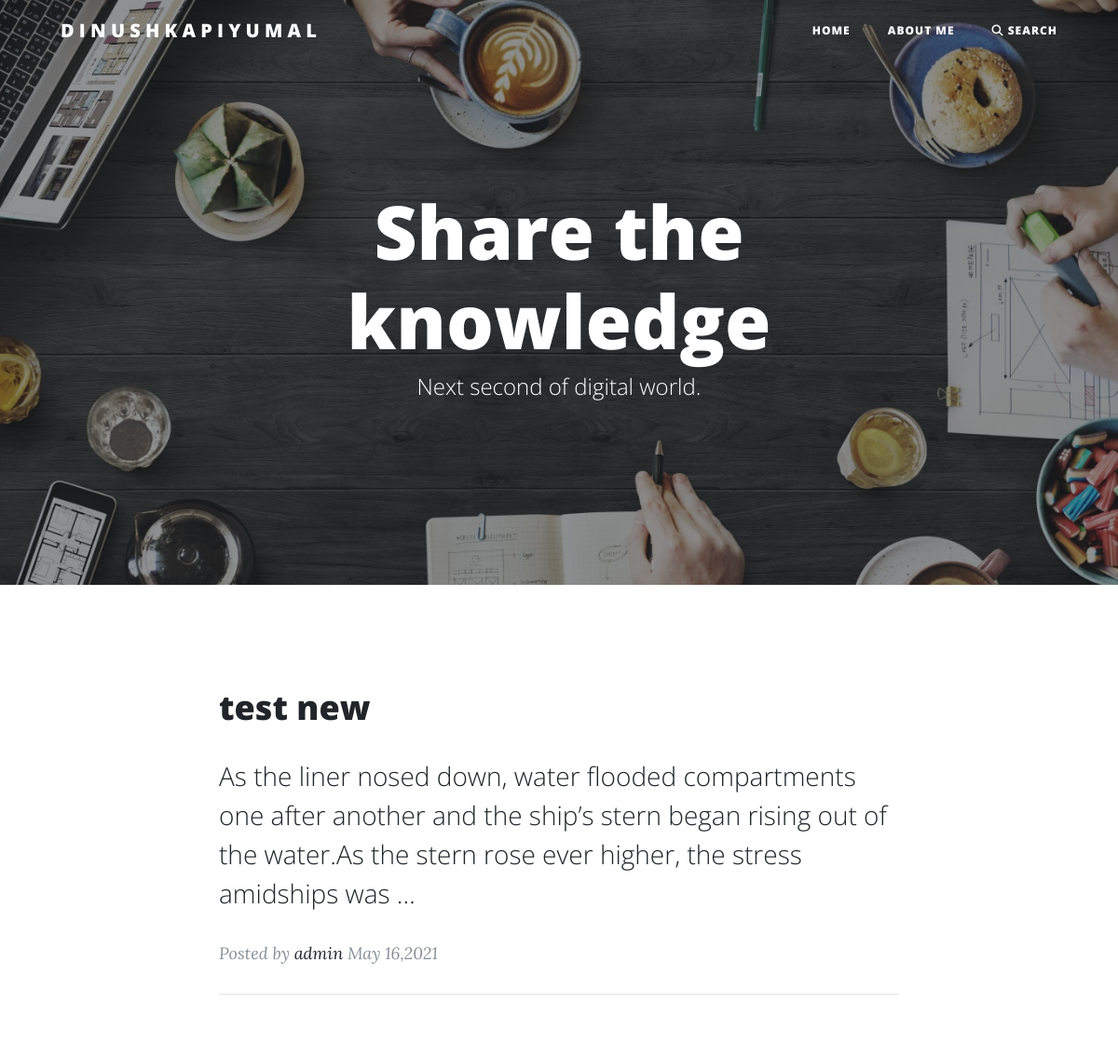
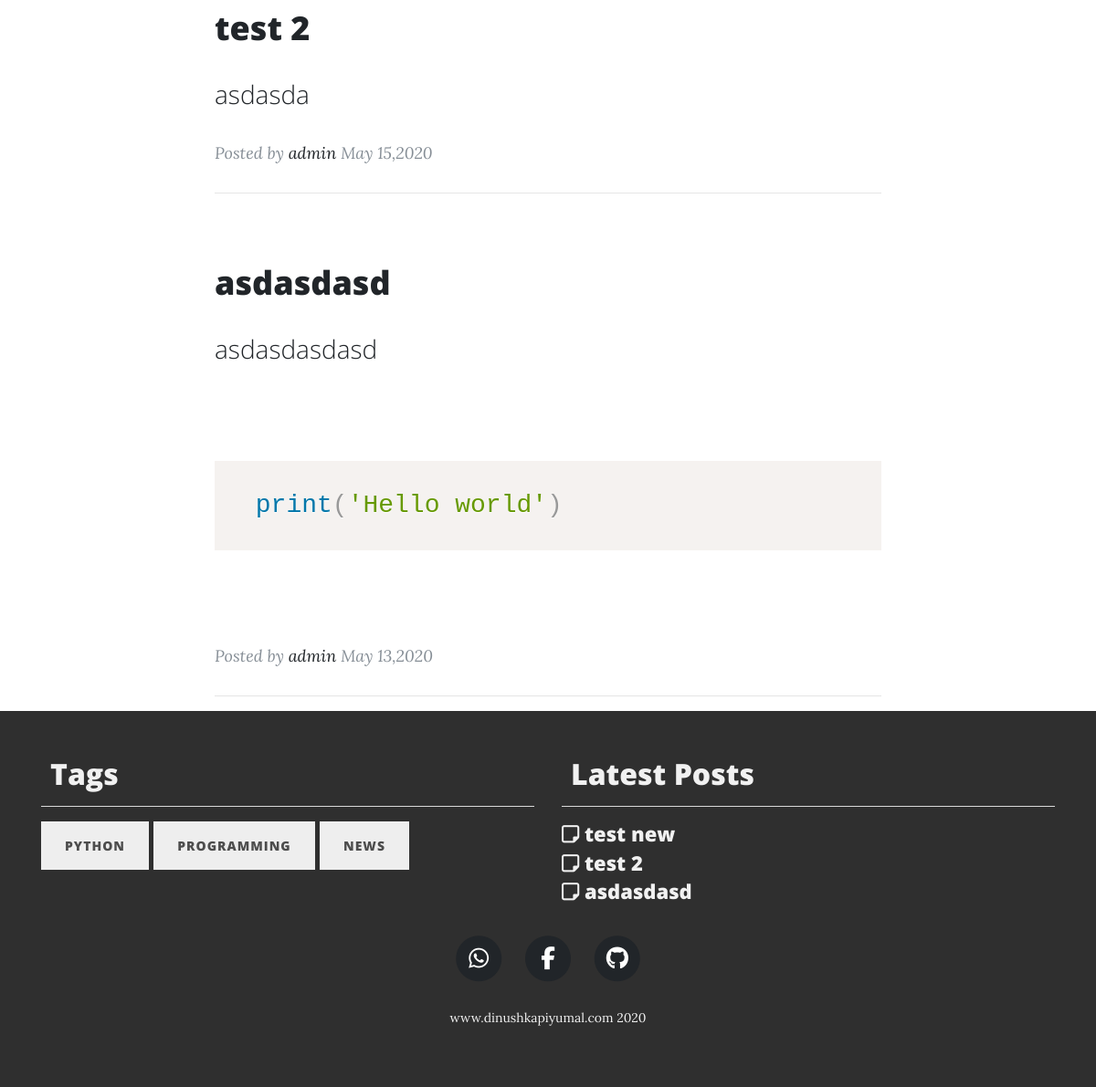
The app's page /, older data (2 pictures, top to bottom).
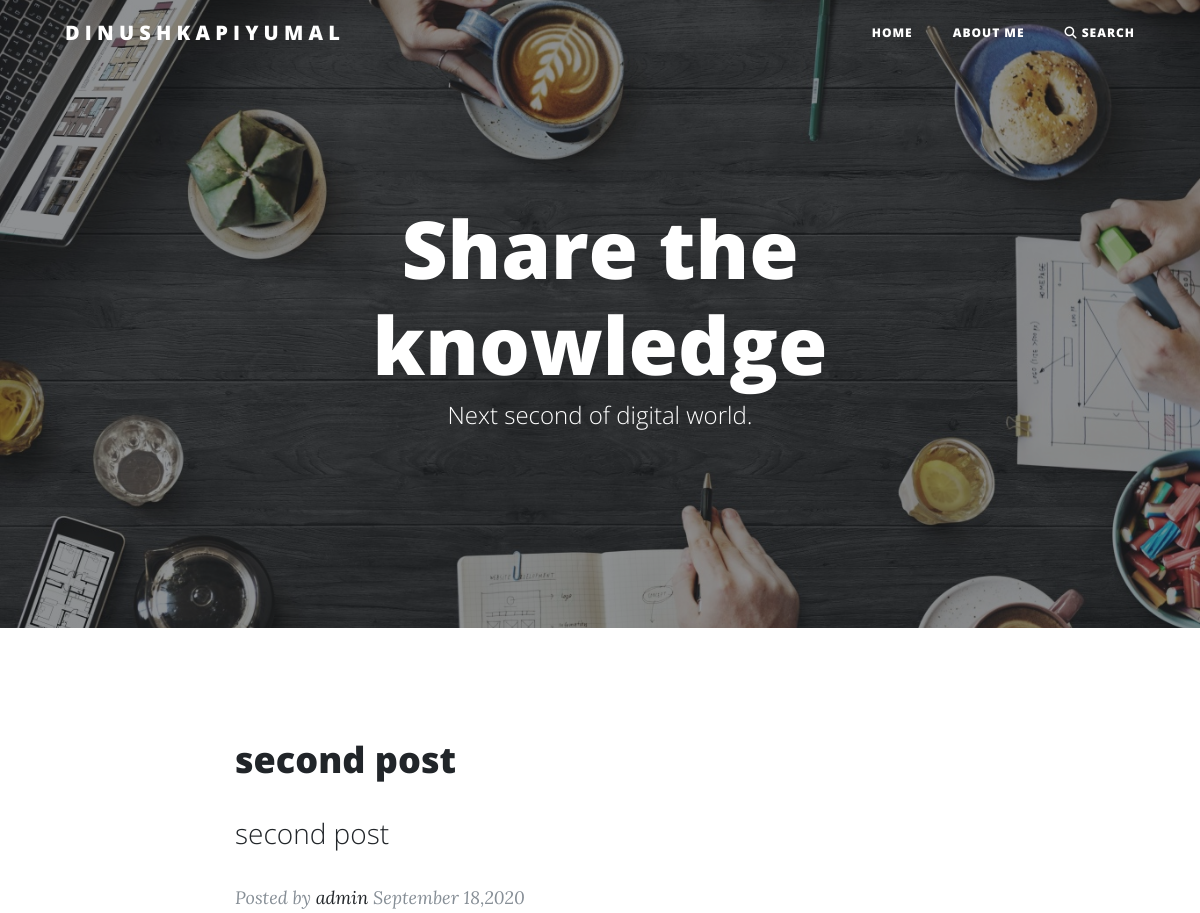
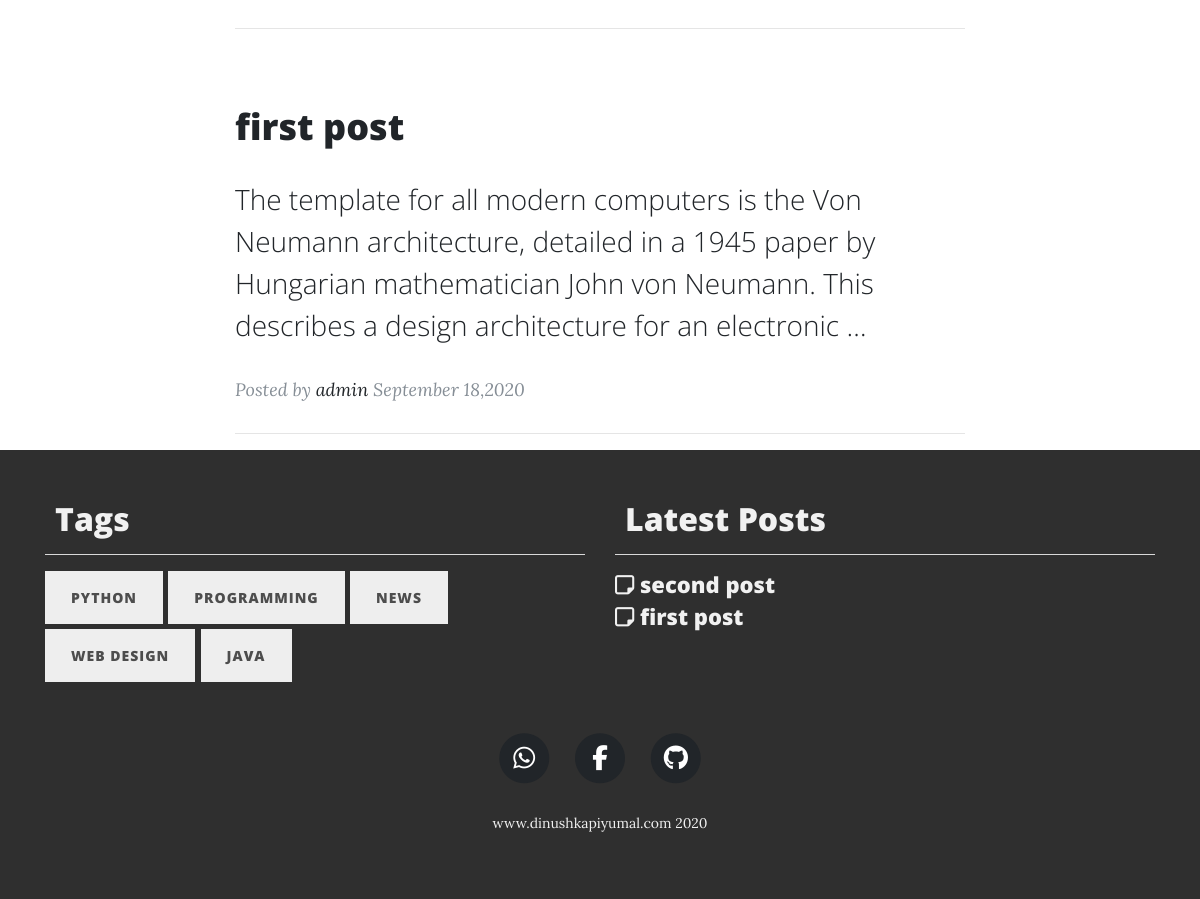
The same page, newer data (2 pictures, top to bottom).
### blog/models.py (models this page shows, shortened)
class Post(models.Model):
    STATUS_CHOICES = (
            ('draft', 'Draft'),
            ('published', 'Published'),
                )
    title = models.CharField(max_length=250)
    slug = models.SlugField(max_length=250,
                            unique_for_date='publish')
    category = models.ForeignKey(Category , on_delete = models.CASCADE)
    image = models.ImageField( blank=True)
    img_url = models.TextField(default='')
    img_credits = models.TextField(default='')
    author = models.ForeignKey(
        User, on_delete=models.CASCADE, related_name='blog_post')
    body = RichTextUploadingField('content')
    meta_description = models.TextField(max_length=160 , blank=True)
    tags = TaggableManager()
    publish = models.DateTimeField(default=timezone.now)
    created = models.DateTimeField(auto_now_add=True)
    updated = models.DateTimeField(auto_now=True)
    status = models.CharField(max_length = 10 , choices=STATUS_CHOICES , default='draft')
    class meta:
        ordering = ('-publish')
    def get_absolute_url(self):
        return reverse('blog:post-detail',
                                        kwargs={
                                        'year':self.publish.year,
                                        'month':self.publish.month,
                                        'day':self.publish.day,
                                        'slug':self.slug
                                        })

### blog/views.py (the view)
# urls.py: path('' , PostListView.as_view() , name='index'),
class PostListView( CategoryMixin , TagMixin , ListView):
    model = Post
    template_name = 'blog/index.html'
    paginate_by = 7
    context_object_name = 'posts'
    queryset = Post.objects.filter(status='published').order_by('-publish')

### blog/templatetags/blog_tags.py (called while the page is built)
@register.inclusion_tag('blog/latest-post.html')
def show_latest_post(count=5):
        latest_posts = Post.objects.filter(status='published').order_by('-publish')[:count]
        return {'latest_posts':latest_posts}

### blog/views.py (called while the page is built)
    def get_context_data(self,**kwargs):
        context = super(TagMixin , self).get_context_data(**kwargs)
        context['tags'] = Tag.objects.all()
        return context

    def get_context_data(self, **kwargs):
        context = super(CategoryMixin , self).get_context_data(**kwargs)
        context['categories'] = Category.objects.all()
        return context

### blog/templates/blog/index.html (shortened to what this page needs)
{% extends 'blog/base.html' %}
{% load static %}
{% load blog_tags %}
{% block content %}
<header class="masthead" style="background-image: url('{% static 'images/theme.jpg' %}')">
  <div class="overlay"></div>
  <div class="container">
    <div class="row">
      <div class="col-lg-8 col-md-10 mx-auto">
        <div class="site-heading">
          <h1>Share the knowledge</h1>
          <span class="subheading" id="sub"></span>
        </div>
      </div>
    </div>
  </div>
</header>
<div class="container">
  <div class="row">
    <div class="col-lg-8 col-md-10 mx-auto">
      {% for post in posts %}
        <div class="post-preview">
          <a href="{{ post.get_absolute_url }}">
            <h2 class="post-title">
              {{ post.title }}
            </h2>
            <h3 class="post-subtitle">
              {{post.body|safe|truncatewords:30|linebreaks}}
            </h3>
          </a>
          <p class="post-meta">Posted by
            <a href="{% url 'blog:about' %}">admin</a>
            {{post.publish | date:"F d,Y"}}</p>
        </div>
        <hr>
      {% endfor %}
    </div>
  </div>
</div>
{% endblock content %}

### blog/templates/blog/base.html (shortened to what this page needs)
<!DOCTYPE html>
{% load static %}
{% load blog_tags %}
<html lang="en">
<head>
  <link rel="stylesheet" href="https://maxcdn.bootstrapcdn.com/bootstrap/4.0.0/css/bootstrap.min.css"
>
  <link rel="stylesheet" href="https://cdnjs.cloudflare.com/ajax/libs/font-awesome/4.7.0/css/font-awesome.min.css">
  <link href="vendor/fontawesome-free/css/all.min.css" rel="stylesheet" type="text/css">
  <link href="{% static "css/clean-blog.min.css" %}" rel="stylesheet">
  <link href="{% static "common_content/css/prism.css" %}" rel="stylesheet">
</head>
<body>
  <nav class="navbar navbar-expand-lg navbar-light fixed-top" id="mainNav">
    <div class="container">
      <a class="navbar-brand" style="text-transform: uppercase;" href="/">D i n u s h k a P i y u m a l</a>
      <div class="collapse navbar-collapse" id="navbarResponsive">
        <ul class="navbar-nav ml-auto">
          <li class="nav-item">
            <a class="nav-link" href="/">Home</a>
          </li>
          <li class="nav-item">
            <a class="nav-link" href="{% url 'blog:about' %}">About Me</a>
          </li>
          <li class="nav-item">
            <a class="nav-link" href="#" onclick="return openSearch()"><i class="fa fa-search"></i> Search</a>
          </li>
        </ul>
      </div>
    </div>
  </nav>
  {% block content %}
  {% endblock content %}
  <footer>
    <div class="container">
      <div class="row">
        <div class="col-sm-6">
          <h2 style="padding-left: 10px;color: #f1f1f1;">Tags</h2>
          <hr>
            <div class="tagside">
              <ul class="list-unstyled taglist">
                {% for tag in tags %}
                <li >
                  <a style="margin-bottom: 5px;background:#eeeeee;color:#4d4d4d;text-decoration:none;" href="{% url 'blog:tagged' tag.slug %}" type="button"
                    class="btn btn-link">
                    {{tag.name}}
                  </a>
                </li>
                {% endfor %}
              </ul>
            </div>
        </div>
        <div class="col-sm-6 latest-post">
          <h2 style="padding-left: 10px;color: #f1f1f1;">Latest Posts</h2>
          <hr>
          {% show_latest_post 5 %}
        </div>
      </div>
    </div>
    <ul class="list-inline text-center" style="margin-top: 30px;">
      <li class="list-inline-item">
        <a href="#">
          <span class="fa-stack fa-lg">
            <i class="fa fa-circle fa-stack-2x"></i>
            <i class="fa fa-whatsapp fa-stack-1x fa-inverse"></i>
          </span>
        </a>
      </li>
      <li class="list-inline-item">
        <a href="#">
          <span class="fa-stack fa-lg">
            <i class="fa fa-circle fa-stack-2x"></i>
            <i class="fa fa-facebook-f fa-stack-1x fa-inverse"></i>
          </span>
        </a>
      </li>
      <li class="list-inline-item">
        <a href="https://github.com/dinushka114">
          <span class="fa-stack fa-lg">
            <i class="fa fa-circle fa-stack-2x"></i>
            <i class="fa fa-github fa-stack-1x fa-inverse"></i>
          </span>
        </a>
      </li>
    </ul>
    <p class="copyright" style="color: #f1f1f1;">  www.dinushkapiyumal.com <span id="year" ></span> </p>
  </footer>
</body>
</html>

### blog/templates/blog/latest-post.html
{% for post in latest_posts %}
<ul class="list-unstyled mb-0">
  <li>
    <a style="color: #f1f1f1;" href="{{post.get_absolute_url}}">
      <h6 style="margin-bottom: 5px ; font-size: 22px;"><i class="fa fa-sticky-note-o" aria-hidden="true"></i>
        {{post.title}}</h6>
    </a>
  </li>
</ul>
{% endfor %}

Row changes from the older to the newer data that the page shows:
removed Post: title "test new", body "As the liner nosed down, water flooded compartments one after another and the ship’s stern began rising out of the water.As the stern rose ever higher, the stress amidships was …", publish "May 16,2021"
removed Post: title "test 2", body "asdasda", publish "May 15,2020"
removed Post: title "asdasdasd", body "asdasdasdasd print ( 'Hello world' )", publish "May 13,2020"
added Post: title "second post", body "second post", publish "September 18,2020"
added Post: title "first post", body "The template for all modern computers is the Von Neumann architecture, detailed in a 1945 paper by Hungarian mathematician John von Neumann. This describes a design architecture for an electronic …", publish "September 18,2020"
added Tag: name "WEB DESIGN"
added Tag: name "JAVA"
